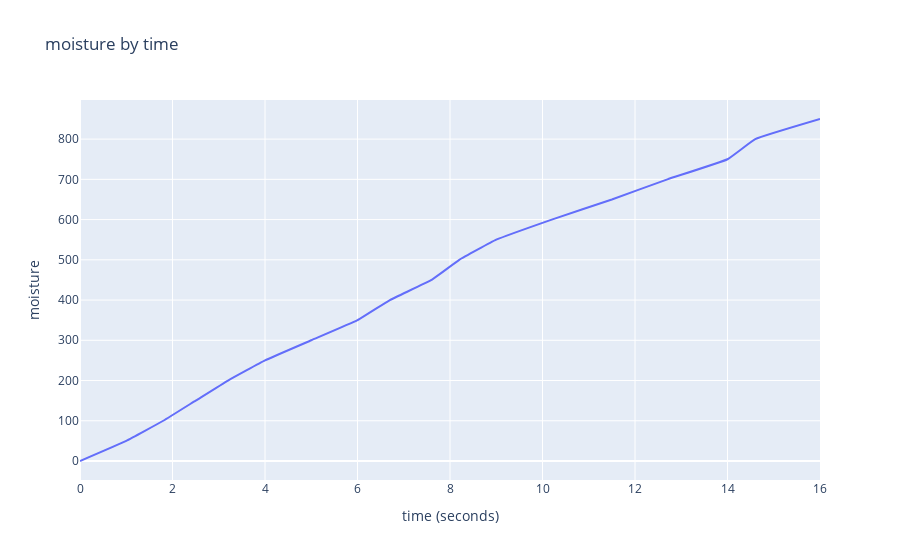

Here is the notebook cell this chart was saved with:
### Markdown cell above
Moisture at the beginning is subtracted from the moisture data.

### Code cell
df = moisture_time.reset_index().drop('index', axis=1, errors='ignore')
df.columns = [str(c) for c in df.columns]

chart_data = pd.concat([
    df['Moisture'] - df['Moisture'][0],
    df['time'],
], axis=1)
chart_data = chart_data.sort_values(['Moisture'])
chart_data = chart_data.rename(columns={'Moisture': 'x'})
chart_data = chart_data.dropna()

charts = []
line_cfg = {'line': {'shape': 'spline', 'smoothing': 0.3}, 'mode': 'lines'}
charts.append(go.Scatter(
    x=chart_data['time'], y=chart_data['x'], name='time', **line_cfg
))
figure = go.Figure(data=charts, layout=go.Layout({
    'legend': {'orientation': 'h'},
    'title': {'text': 'moisture by time'},
    'xaxis': {'tickformat': '.0f', 'title': {'text': 'time (seconds)'}},
    'yaxis': {'tickformat': '.0f', 'title': {'text': 'moisture'}}
}))

init_notebook_mode(connected=True)
figure.pop('id', None)
iplot(figure)

### Figure 1 — Plotly figure (JSON) as saved in the notebook; plotly's stock layout.template omitted (floating-point values rounded to 4 significant figures)
{"data": [{"line": {"shape": "spline", "smoothing": 0.3}, "mode": "lines", "name": "time", "type": "scatter", "x": [0, 1, 1.8, 2.5, 3.2, 4, 5, 6, 6.7, 7.6, 8.2, 9, 10.2, 11.5, 12.7, 14, 14.6, 16], "y": [0, 50, 100, 150, 200, 250, 300, 350, 400, 450, 500, 550, 600, 650, 700, 750, 800, 850]}], "layout": {"legend": {"orientation": "h"}, "title": {"text": "moisture by time"}, "xaxis": {"tickformat": ".0f", "title": {"text": "time (seconds)"}}, "yaxis": {"tickformat": ".0f", "title": {"text": "moisture"}}}}
